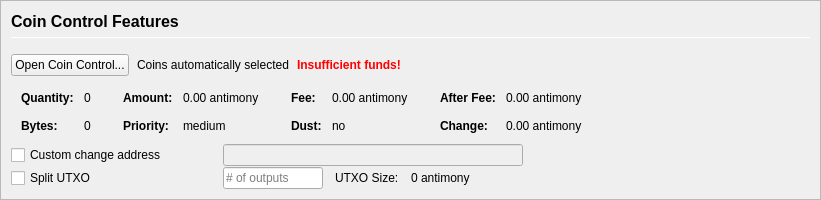
         <widget class="QFrame" name="frameCoinControl">
          <property name="sizePolicy">
           <sizepolicy hsizetype="Expanding" vsizetype="Expanding">
            <horstretch>0</horstretch>
            <verstretch>0</verstretch>
           </sizepolicy>
          </property>
          <property name="maximumSize">
           <size>
            <width>16777215</width>
            <height>16777215</height>
           </size>
          </property>
          <property name="frameShape">
           <enum>QFrame::StyledPanel</enum>
          </property>
          <property name="frameShadow">
           <enum>QFrame::Sunken</enum>
          </property>
          <layout class="QVBoxLayout" name="verticalLayoutCoinControl2">
           <property name="spacing">
            <number>0</number>
           </property>
           <property name="leftMargin">
            <number>0</number>
           </property>
           <property name="topMargin">
            <number>0</number>
           </property>
           <property name="rightMargin">
            <number>0</number>
           </property>
           <property name="bottomMargin">
            <number>0</number>
           </property>
           <item>
            <widget class="QFrame" name="frameCoinControl_BG">
             <layout class="QVBoxLayout" name="verticalLayoutCoinControl" stretch="0,0,0,0,0,0">
              <property name="spacing">
               <number>1</number>
              </property>
              <property name="leftMargin">
               <number>10</number>
              </property>
              <property name="topMargin">
               <number>10</number>
              </property>
              <item>
               <layout class="QHBoxLayout" name="horizontalLayoutCoinControl1">
                <property name="bottomMargin">
                 <number>15</number>
                </property>
                <item>
                 <layout class="QVBoxLayout" name="verticalLayout_3">
                  <property name="spacing">
                   <number>6</number>
                  </property>
                  <item>
                   <widget class="QLabel" name="labelCoinControlFeatures">
                    <property name="sizePolicy">
                     <sizepolicy hsizetype="Preferred" vsizetype="Maximum">
                      <horstretch>0</horstretch>
                      <verstretch>0</verstretch>
                     </sizepolicy>
                    </property>
                    <property name="minimumSize">
                     <size>
                      <width>0</width>
                      <height>20</height>
                     </size>
                    </property>
                    <property name="font">
                     <font>
                      <pointsize>12</pointsize>
                      <weight>75</weight>
                      <bold>true</bold>
                     </font>
                    </property>
                    <property name="styleSheet">
                     <string notr="true">font-weight:bold;</string>
                    </property>
                    <property name="text">
                     <string>Coin Control Features</string>
                    </property>
                   </widget>
                  </item>
                  <item>
                   <widget class="Line" name="line">
                    <property name="minimumSize">
                     <size>
                      <width>0</width>
                      <height>1</height>
                     </size>
                    </property>
                    <property name="maximumSize">
                     <size>
                      <width>16777215</width>
                      <height>1</height>
                     </size>
                    </property>
                    <property name="orientation">
                     <enum>Qt::Horizontal</enum>
                    </property>
                   </widget>
                  </item>
                 </layout>
                </item>
               </layout>
              </item>
              <item>
               <layout class="QHBoxLayout" name="horizontalLayoutCoinControl2" stretch="0,0,0,0">
                <property name="spacing">
                 <number>8</number>
                </property>
                <property name="bottomMargin">
                 <number>10</number>
                </property>
                <item>
                 <widget class="QPushButton" name="pushButtonCoinControl">
                  <property name="styleSheet">
                   <string notr="true"/>
                  </property>
                  <property name="text">
                   <string>Open Coin Control...</string>
                  </property>
                  <property name="autoDefault">
                   <bool>false</bool>
                  </property>
                 </widget>
                </item>
                <item>
                 <widget class="QLabel" name="labelCoinControlAutomaticallySelected">
                  <property name="text">
                   <string>Coins automatically selected</string>
                  </property>
                  <property name="margin">
                   <number>5</number>
                  </property>
                 </widget>
                </item>
                <item>
                 <widget class="QLabel" name="labelCoinControlInsuffFunds">
                  <property name="font">
                   <font>
                    <weight>75</weight>
                    <bold>true</bold>
                   </font>
                  </property>
                  <property name="styleSheet">
                   <string notr="true">color:red;font-weight:bold;</string>
                  </property>
                  <property name="text">
                   <string>Insufficient funds!</string>
                  </property>
                  <property name="margin">
                   <number>5</number>
                  </property>
                 </widget>
                </item>
                <item>
                 <spacer name="horizontalSpacerCoinControl">
                  <property name="orientation">
                   <enum>Qt::Horizontal</enum>
                  </property>
                  <property name="sizeHint" stdset="0">
                   <size>
                    <width>40</width>
                    <height>1</height>
                   </size>
                  </property>
                 </spacer>
                </item>
               </layout>
              </item>
              <item>
               <widget class="QWidget" name="widgetCoinControl" native="true">
                <property name="sizePolicy">
                 <sizepolicy hsizetype="Preferred" vsizetype="Preferred">
                  <horstretch>0</horstretch>
                  <verstretch>0</verstretch>
                 </sizepolicy>
                </property>
                <property name="minimumSize">
                 <size>
                  <width>0</width>
                  <height>0</height>
                 </size>
                </property>
                <property name="styleSheet">
                 <string notr="true"/>
                </property>
                <layout class="QHBoxLayout" name="horizontalLayoutCoinControl5">
                 <property name="leftMargin">
                  <number>0</number>
                 </property>
                 <property name="topMargin">
                  <number>0</number>
                 </property>
                 <property name="rightMargin">
                  <number>0</number>
                 </property>
                 <property name="bottomMargin">
                  <number>0</number>
                 </property>
                 <item>
                  <layout class="QHBoxLayout" name="horizontalLayoutCoinControl3" stretch="0,0,0,1">
                   <property name="spacing">
                    <number>20</number>
                   </property>
                   <property name="topMargin">
                    <number>0</number>
                   </property>
                   <property name="bottomMargin">
                    <number>10</number>
                   </property>
                   <item>
                    <layout class="QFormLayout" name="formLayoutCoinControl1">
                     <property name="horizontalSpacing">
                      <number>10</number>
                     </property>
                     <property name="verticalSpacing">
                      <number>14</number>
                     </property>
                     <property name="leftMargin">
                      <number>10</number>
                     </property>
                     <property name="topMargin">
                      <number>4</number>
                     </property>
                     <property name="rightMargin">
                      <number>6</number>
                     </property>
                     <item row="0" column="0">
                      <widget class="QLabel" name="labelCoinControlQuantityText">
                       <property name="font">
                        <font>
                         <weight>75</weight>
                         <bold>true</bold>
                        </font>
                       </property>
                       <property name="text">
                        <string>Quantity:</string>
                       </property>
                       <property name="margin">
                        <number>0</number>
                       </property>
                      </widget>
                     </item>
                     <item row="0" column="1">
                      <widget class="QLabel" name="labelCoinControlQuantity">
                       <property name="cursor">
                        <cursorShape>IBeamCursor</cursorShape>
                       </property>
                       <property name="contextMenuPolicy">
                        <enum>Qt::ActionsContextMenu</enum>
                       </property>
                       <property name="text">
                        <string notr="true">0</string>
                       </property>
                       <property name="margin">
                        <number>0</number>
                       </property>
                       <property name="textInteractionFlags">
                        <set>Qt::LinksAccessibleByMouse|Qt::TextSelectableByKeyboard|Qt::TextSelectableByMouse</set>
                       </property>
                      </widget>
                     </item>
                     <item row="1" column="0">
                      <widget class="QLabel" name="labelCoinControlBytesText">
                       <property name="font">
                        <font>
                         <weight>75</weight>
                         <bold>true</bold>
                        </font>
                       </property>
                       <property name="text">
                        <string>Bytes:</string>
                       </property>
                      </widget>
                     </item>
                     <item row="1" column="1">
                      <widget class="QLabel" name="labelCoinControlBytes">
                       <property name="cursor">
                        <cursorShape>IBeamCursor</cursorShape>
                       </property>
                       <property name="contextMenuPolicy">
                        <enum>Qt::ActionsContextMenu</enum>
                       </property>
                       <property name="text">
                        <string notr="true">0</string>
                       </property>
                       <property name="textInteractionFlags">
                        <set>Qt::LinksAccessibleByMouse|Qt::TextSelectableByKeyboard|Qt::TextSelectableByMouse</set>
                       </property>
                      </widget>
                     </item>
                    </layout>
                   </item>
                   <item>
                    <layout class="QFormLayout" name="formLayoutCoinControl2">
                     <property name="horizontalSpacing">
                      <number>10</number>
                     </property>
                     <property name="verticalSpacing">
                      <number>14</number>
                     </property>
                     <property name="leftMargin">
                      <number>6</number>
                     </property>
                     <property name="topMargin">
                      <number>4</number>
                     </property>
                     <property name="rightMargin">
                      <number>6</number>
                     </property>
                     <item row="0" column="0">
                      <widget class="QLabel" name="labelCoinControlAmountText">
                       <property name="font">
                        <font>
                         <weight>75</weight>
                         <bold>true</bold>
                        </font>
                       </property>
                       <property name="text">
                        <string>Amount:</string>
                       </property>
                       <property name="margin">
                        <number>0</number>
                       </property>
                      </widget>
                     </item>
                     <item row="0" column="1">
                      <widget class="QLabel" name="labelCoinControlAmount">
                       <property name="cursor">
                        <cursorShape>IBeamCursor</cursorShape>
                       </property>
                       <property name="contextMenuPolicy">
                        <enum>Qt::ActionsContextMenu</enum>
                       </property>
                       <property name="text">
                        <string notr="true">0.00 antimony</string>
                       </property>
                       <property name="textInteractionFlags">
                        <set>Qt::LinksAccessibleByMouse|Qt::TextSelectableByKeyboard|Qt::TextSelectableByMouse</set>
                       </property>
                      </widget>
                     </item>
                     <item row="1" column="0">
                      <widget class="QLabel" name="labelCoinControlPriorityText">
                       <property name="font">
                        <font>
                         <weight>75</weight>
                         <bold>true</bold>
                        </font>
                       </property>
                       <property name="text">
                        <string>Priority:</string>
                       </property>
                      </widget>
                     </item>
                     <item row="1" column="1">
                      <widget class="QLabel" name="labelCoinControlPriority">
                       <property name="cursor">
                        <cursorShape>IBeamCursor</cursorShape>
                       </property>
                       <property name="contextMenuPolicy">
                        <enum>Qt::ActionsContextMenu</enum>
                       </property>
                       <property name="text">
                        <string>medium</string>
                       </property>
                       <property name="textInteractionFlags">
                        <set>Qt::LinksAccessibleByMouse|Qt::TextSelectableByKeyboard|Qt::TextSelectableByMouse</set>
                       </property>
                      </widget>
                     </item>
                    </layout>
                   </item>
                   <item>
                    <layout class="QFormLayout" name="formLayoutCoinControl3">
                     <property name="horizontalSpacing">
                      <number>10</number>
                     </property>
                     <property name="verticalSpacing">
                      <number>14</number>
                     </property>
                     <property name="leftMargin">
                      <number>6</number>
                     </property>
                     <property name="topMargin">
                      <number>4</number>
                     </property>
                     <property name="rightMargin">
                      <number>6</number>
                     </property>
                     <item row="0" column="0">
                      <widget class="QLabel" name="labelCoinControlFeeText">
                       <property name="font">
                        <font>
                         <weight>75</weight>
                         <bold>true</bold>
                        </font>
                       </property>
                       <property name="text">
                        <string>Fee:</string>
                       </property>
                       <property name="margin">
                        <number>0</number>
                       </property>
                      </widget>
                     </item>
                     <item row="0" column="1">
                      <widget class="QLabel" name="labelCoinControlFee">
                       <property name="cursor">
                        <cursorShape>IBeamCursor</cursorShape>
                       </property>
                       <property name="contextMenuPolicy">
                        <enum>Qt::ActionsContextMenu</enum>
                       </property>
                       <property name="text">
                        <string notr="true">0.00 antimony</string>
                       </property>
                       <property name="textInteractionFlags">
                        <set>Qt::LinksAccessibleByMouse|Qt::TextSelectableByKeyboard|Qt::TextSelectableByMouse</set>
                       </property>
                      </widget>
                     </item>
                     <item row="1" column="0">
                      <widget class="QLabel" name="labelCoinControlLowOutputText">
                       <property name="font">
                        <font>
                         <weight>75</weight>
                         <bold>true</bold>
                        </font>
                       </property>
                       <property name="text">
                        <string>Dust:</string>
                       </property>
                      </widget>
                     </item>
                     <item row="1" column="1">
                      <widget class="QLabel" name="labelCoinControlLowOutput">
                       <property name="cursor">
                        <cursorShape>IBeamCursor</cursorShape>
                       </property>
                       <property name="contextMenuPolicy">
                        <enum>Qt::ActionsContextMenu</enum>
                       </property>
                       <property name="text">
                        <string>no</string>
                       </property>
                       <property name="textInteractionFlags">
                        <set>Qt::LinksAccessibleByMouse|Qt::TextSelectableByKeyboard|Qt::TextSelectableByMouse</set>
                       </property>
                      </widget>
                     </item>
                    </layout>
                   </item>
                   <item>
                    <layout class="QFormLayout" name="formLayoutCoinControl4">
                     <property name="horizontalSpacing">
                      <number>10</number>
                     </property>
                     <property name="verticalSpacing">
                      <number>14</number>
                     </property>
                     <property name="leftMargin">
                      <number>6</number>
                     </property>
                     <property name="topMargin">
                      <number>4</number>
                     </property>
                     <property name="rightMargin">
                      <number>6</number>
                     </property>
                     <item row="0" column="0">
                      <widget class="QLabel" name="labelCoinControlAfterFeeText">
                       <property name="font">
                        <font>
                         <weight>75</weight>
                         <bold>true</bold>
                        </font>
                       </property>
                       <property name="text">
                        <string>After Fee:</string>
                       </property>
                       <property name="margin">
                        <number>0</number>
                       </property>
                      </widget>
                     </item>
                     <item row="0" column="1">
                      <widget class="QLabel" name="labelCoinControlAfterFee">
                       <property name="cursor">
                        <cursorShape>IBeamCursor</cursorShape>
                       </property>
                       <property name="contextMenuPolicy">
                        <enum>Qt::ActionsContextMenu</enum>
                       </property>
                       <property name="text">
                        <string notr="true">0.00 antimony</string>
                       </property>
                       <property name="textInteractionFlags">
                        <set>Qt::LinksAccessibleByMouse|Qt::TextSelectableByKeyboard|Qt::TextSelectableByMouse</set>
                       </property>
                      </widget>
                     </item>
                     <item row="1" column="0">
                      <widget class="QLabel" name="labelCoinControlChangeText">
                       <property name="font">
                        <font>
                         <weight>75</weight>
                         <bold>true</bold>
                        </font>
                       </property>
                       <property name="text">
                        <string>Change:</string>
                       </property>
                      </widget>
                     </item>
                     <item row="1" column="1">
                      <widget class="QLabel" name="labelCoinControlChange">
                       <property name="cursor">
                        <cursorShape>IBeamCursor</cursorShape>
                       </property>
                       <property name="contextMenuPolicy">
                        <enum>Qt::ActionsContextMenu</enum>
                       </property>
                       <property name="text">
                        <string notr="true">0.00 antimony</string>
                       </property>
                       <property name="textInteractionFlags">
                        <set>Qt::LinksAccessibleByMouse|Qt::TextSelectableByKeyboard|Qt::TextSelectableByMouse</set>
                       </property>
                      </widget>
                     </item>
                    </layout>
                   </item>
                  </layout>
                 </item>
                </layout>
               </widget>
              </item>
              <item>
               <layout class="QHBoxLayout" name="horizontalLayoutCoinControl4">
                <property name="spacing">
                 <number>12</number>
                </property>
                <property name="sizeConstraint">
                 <enum>QLayout::SetDefaultConstraint</enum>
                </property>
                <property name="topMargin">
                 <number>0</number>
                </property>
                <property name="rightMargin">
                 <number>0</number>
                </property>
                <item>
                 <widget class="QCheckBox" name="checkBoxCoinControlChange">
                  <property name="sizePolicy">
                   <sizepolicy hsizetype="Preferred" vsizetype="Preferred">
                    <horstretch>0</horstretch>
                    <verstretch>0</verstretch>
                   </sizepolicy>
                  </property>
                  <property name="minimumSize">
                   <size>
                    <width>200</width>
                    <height>0</height>
                   </size>
                  </property>
                  <property name="maximumSize">
                   <size>
                    <width>200</width>
                    <height>16777215</height>
                   </size>
                  </property>
                  <property name="toolTip">
                   <string>If this is activated, but the change address is empty or invalid, change will be sent to a newly generated address.</string>
                  </property>
                  <property name="text">
                   <string>Custom change address</string>
                  </property>
                 </widget>
                </item>
                <item>
                 <widget class="QValidatedLineEdit" name="lineEditCoinControlChange">
                  <property name="enabled">
                   <bool>false</bool>
                  </property>
                  <property name="sizePolicy">
                   <sizepolicy hsizetype="Preferred" vsizetype="Preferred">
                    <horstretch>0</horstretch>
                    <verstretch>0</verstretch>
                   </sizepolicy>
                  </property>
                  <property name="minimumSize">
                   <size>
                    <width>300</width>
                    <height>0</height>
                   </size>
                  </property>
                 </widget>
                </item>
                <item>
                 <widget class="QLabel" name="labelCoinControlChangeLabel">
                  <property name="sizePolicy">
                   <sizepolicy hsizetype="Preferred" vsizetype="Preferred">
                    <horstretch>0</horstretch>
                    <verstretch>0</verstretch>
                   </sizepolicy>
                  </property>
                  <property name="minimumSize">
                   <size>
                    <width>100</width>
                    <height>0</height>
                   </size>
                  </property>
                  <property name="text">
                   <string/>
                  </property>
                  <property name="margin">
                   <number>3</number>
                  </property>
                 </widget>
                </item>
               </layout>
              </item>
              <item>
               <layout class="QHBoxLayout" name="horizontalLayoutCoinControl6">
                <property name="spacing">
                 <number>12</number>
                </property>
                <property name="rightMargin">
                 <number>0</number>
                </property>
                <item>
                 <widget class="QCheckBox" name="splitBlockCheckBox">
                  <property name="sizePolicy">
                   <sizepolicy hsizetype="Preferred" vsizetype="Preferred">
                    <horstretch>0</horstretch>
                    <verstretch>0</verstretch>
                   </sizepolicy>
                  </property>
                  <property name="minimumSize">
                   <size>
                    <width>200</width>
                    <height>0</height>
                   </size>
                  </property>
                  <property name="maximumSize">
                   <size>
                    <width>200</width>
                    <height>16777215</height>
                   </size>
                  </property>
                  <property name="text">
                   <string>Split UTXO</string>
                  </property>
                 </widget>
                </item>
                <item>
                 <widget class="QLineEdit" name="splitBlockLineEdit">
                  <property name="sizePolicy">
                   <sizepolicy hsizetype="Preferred" vsizetype="Preferred">
                    <horstretch>50</horstretch>
                    <verstretch>0</verstretch>
                   </sizepolicy>
                  </property>
                  <property name="minimumSize">
                   <size>
                    <width>100</width>
                    <height>0</height>
                   </size>
                  </property>
                  <property name="maximumSize">
                   <size>
                    <width>100</width>
                    <height>16777215</height>
                   </size>
                  </property>
                  <property name="placeholderText">
                   <string># of outputs</string>
                  </property>
                 </widget>
                </item>
                <item>
                 <widget class="QLabel" name="labelBlockSizeText">
                  <property name="text">
                   <string>UTXO Size:</string>
                  </property>
                 </widget>
                </item>
                <item>
                 <widget class="QLabel" name="labelBlockSize">
                  <property name="text">
                   <string>0 antimony</string>
                  </property>
                 </widget>
                </item>
                <item>
                 <spacer name="horizontalSpacer_7">
                  <property name="orientation">
                   <enum>Qt::Horizontal</enum>
                  </property>
                  <property name="sizeHint" stdset="0">
                   <size>
                    <width>40</width>
                    <height>20</height>
                   </size>
                  </property>
                 </spacer>
                </item>
               </layout>
              </item>
              <item>
               <spacer name="verticalSpacerCoinControl">
                <property name="orientation">
                 <enum>Qt::Vertical</enum>
                </property>
                <property name="sizeHint" stdset="0">
                 <size>
                  <width>800</width>
                  <height>1</height>
                 </size>
                </property>
               </spacer>
              </item>
             </layout>
            </widget>
           </item>
          </layout>
         </widget>
